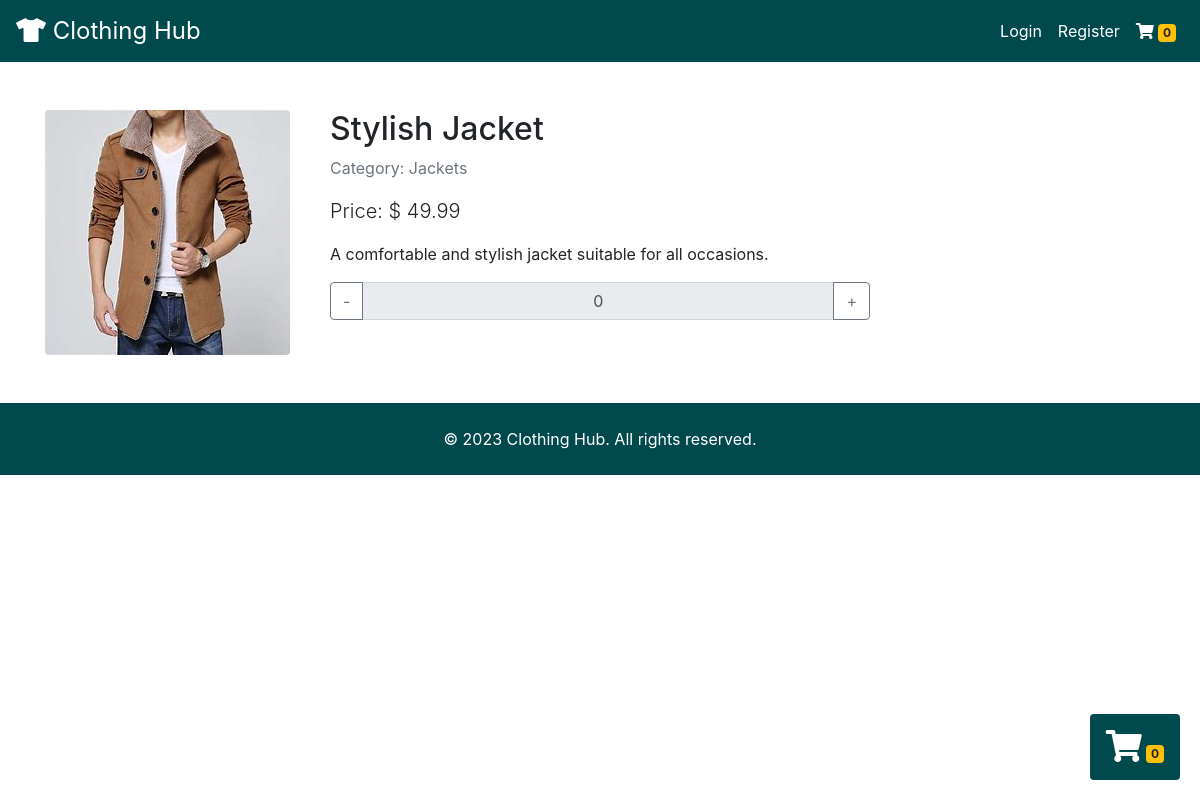
The app's page /product_details.php?id=10 with its own data.
### tables this page shows
CREATE TABLE `products` (
  `productID` int(11) NOT NULL,
  `productName` varchar(255) NOT NULL,
  `description` text DEFAULT NULL,
  `price` decimal(10,2) NOT NULL,
  `imageURL` varchar(255) DEFAULT NULL,
  `category` varchar(255) DEFAULT NULL
);

### classes/Cart.php (called while the page is built, shortened)
<?php
class Cart {
    public function getCartCount() {
        return isset($_SESSION['cart']) ? array_sum($_SESSION['cart']) : 0;
    }
}
?>

### classes/Product.php (called while the page is built, shortened)
<?php
class Product {
    private $conn;
    public function __construct($conn) {
        $this->conn = $conn;
    }
    public function getProductByID($productID) {
        $stmt = $this->conn->prepare("SELECT * FROM products WHERE productID = :productID");
        $stmt->bindParam(':productID', $productID);
        $stmt->execute();
        return $stmt->fetch(PDO::FETCH_ASSOC);
    }
}
?>

### product_details.php (the view, shortened to what this page needs)
<?php
require 'includes/db_connection.php';
require 'classes/Product.php';
require 'classes/Cart.php';
$productObj = new Product($conn);
$cartObj = new Cart($conn);
$cartCount = $cartObj->getCartCount();
if (isset($_GET['id'])) {
    $productID = $_GET['id'];
    $productDetails = $productObj->getProductByID($productID);
} else {
    header('Location: show_products.php');
    exit();
}
$productQuantityInCart = isset($_SESSION['cart'][$productID]) ? $_SESSION['cart'][$productID] : 0;
?>
<!DOCTYPE html>
<html lang="en">
<head>
    <link rel="stylesheet" href="https://maxcdn.bootstrapcdn.com/bootstrap/4.5.2/css/bootstrap.min.css">
    <link rel="stylesheet" href="https://cdnjs.cloudflare.com/ajax/libs/font-awesome/5.15.1/css/all.min.css">
</head>
<body>
    <nav class="navbar navbar-expand-lg" style="background-color: #00494d;">
        <a class="navbar-brand text-white" href="index.php" style="font-size: 24px;">
            <i class="fas fa-tshirt"></i> Clothing Hub
        </a>
        <div class="collapse navbar-collapse" id="navbarNav">
            <ul class="navbar-nav ml-auto">
                <?php if (isset($_SESSION['username'])): ?>
                    <li class="nav-item">
                        <span class="navbar-text text-white mr-3">Welcome,
                            <?php echo $_SESSION['username']; ?>!
                        </span>
                    </li>
                    <li class="nav-item">
                        <a class="nav-link text-white" href="logout.php">Logout</a>
                    </li>
                <?php else: ?>
                    <li class="nav-item">
                        <a class="nav-link text-white" href="login.php">Login</a>
                    </li>
                    <li class="nav-item">
                        <a class="nav-link text-white" href="register.php">Register</a>
                    </li>
                <?php endif; ?>
                <li class="nav-item">
                    <a class="nav-link text-white" href="cart.php">
                        <i class="fas fa-shopping-cart"></i>
                        <span class="badge badge-warning">
                            <?php echo $cartCount; ?>
                        </span>
                    </a>
                </li>
            </ul>
        </div>
    </nav>
    <div class="container mt-5">
        <div class="row">
            <div class="col-md-3 position-relative">
                <div class="product-image-container">
                    <img src="<?php echo $productDetails['imageURL']; ?>"
                        alt="<?php echo $productDetails['productName']; ?>" class="img-fluid product-image rounded"
                        data-toggle="modal" data-target="#productImageModal">
                </div>
            </div>
            <div class="col-md-6">
                <h2>
                    <?php echo $productDetails['productName']; ?>
                </h2>
                <p class="text-muted">Category:
                    <?php echo $productDetails['category']; ?>
                </p>
                <p class="lead">Price: $
                    <?php echo $productDetails['price']; ?>
                </p>
                <p>
                    <?php echo $productDetails['description']; ?>
                </p>
                <div class="input-group mb-3">
                    <div class="input-group-prepend">
                        <button class="btn btn-outline-secondary quantity-decrease" type="button"
                            data-product-id="<?php echo $productID; ?>">-</button>
                    </div>
                    <input type="text" class="form-control text-center" value="<?php echo $productQuantityInCart; ?>"
                        readonly>
                    <div class="input-group-append">
                        <button class="btn btn-outline-secondary quantity-increase" type="button"
                            data-product-id="<?php echo $productID; ?>">+</button>
                    </div>
                </div>
            </div>
        </div>
    </div>
    <div style="position: fixed; bottom: 20px; right: 20px; z-index: 1000;" class="animated">
        <a href="cart.php">
            <div style="background-color: #00494d;" class="rounded p-3 text-white">
                <i class="fas fa-shopping-cart fa-2x"></i>
                <span class="badge badge-warning">
                    <?php echo $cartCount; ?>
                </span>
            </div>
        </a>
    </div>
    <footer style="background-color: #00494d;" class="text-white mt-5 p-4 text-center">
        &copy; 2023 Clothing Hub. All rights reserved.
    </footer>
</body>
</html>

### product_details.php (style rules this page uses)
.product-image { transition: transform .3s ease-in-out; cursor: pointer; }

### records on screen
products: imageURL (picture), productName "Stylish Jacket", category "Jackets", price "49.99", description "A comfortable and stylish jacket suitable for all occasions."

### other values on screen
$cartCount "0"
